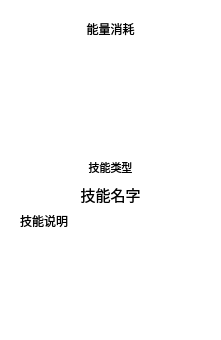
<?xml version="1.0" encoding="UTF-8"?>
<ui version="4.0">
 <class>CardWidget</class>
 <widget class="QWidget" name="CardWidget">
  <property name="geometry">
   <rect>
    <x>0</x>
    <y>0</y>
    <width>221</width>
    <height>340</height>
   </rect>
  </property>
  <property name="focusPolicy">
   <enum>Qt::NoFocus</enum>
  </property>
  <property name="windowTitle">
   <string>Form</string>
  </property>
  <property name="styleSheet">
   <string notr="true">QWidget#CardWidget{padding:0px;border:0px;background: transparent;}
</string>
  </property>
  <layout class="QVBoxLayout" name="verticalLayout_2">
   <property name="spacing">
    <number>0</number>
   </property>
   <property name="leftMargin">
    <number>0</number>
   </property>
   <property name="topMargin">
    <number>0</number>
   </property>
   <property name="rightMargin">
    <number>0</number>
   </property>
   <property name="bottomMargin">
    <number>0</number>
   </property>
   <item>
    <widget class="QWidget" name="widget" native="true">
     <property name="mouseTracking">
      <bool>false</bool>
     </property>
     <property name="styleSheet">
      <string notr="true">QWidget#widget{border-image: url(:/cardImg/武侠卡牌网游ui素材-教主日记ui素材-UI 场景 raid_爱给网_aigei_com.png);}</string>
     </property>
     <layout class="QVBoxLayout" name="verticalLayout" stretch="1,6,1,1,6">
      <property name="leftMargin">
       <number>20</number>
      </property>
      <property name="topMargin">
       <number>20</number>
      </property>
      <property name="rightMargin">
       <number>20</number>
      </property>
      <property name="bottomMargin">
       <number>20</number>
      </property>
      <item>
       <widget class="QLabel" name="consume">
        <property name="text">
         <string>能量消耗</string>
        </property>
        <property name="alignment">
         <set>Qt::AlignCenter</set>
        </property>
       </widget>
      </item>
      <item>
       <widget class="QLabel" name="img">
        <property name="styleSheet">
         <string notr="true">border-image: url(:/cardImg/6af89bc8gw1f8od7wwm32j206o04qglj.jpg);</string>
        </property>
        <property name="text">
         <string/>
        </property>
       </widget>
      </item>
      <item>
       <widget class="QLabel" name="type">
        <property name="font">
         <font>
          <family>微软雅黑</family>
          <pointsize>8</pointsize>
         </font>
        </property>
        <property name="text">
         <string>技能类型</string>
        </property>
        <property name="alignment">
         <set>Qt::AlignCenter</set>
        </property>
       </widget>
      </item>
      <item>
       <widget class="QLabel" name="name">
        <property name="sizePolicy">
         <sizepolicy hsizetype="Preferred" vsizetype="Fixed">
          <horstretch>0</horstretch>
          <verstretch>0</verstretch>
         </sizepolicy>
        </property>
        <property name="font">
         <font>
          <family>微软雅黑</family>
          <pointsize>11</pointsize>
         </font>
        </property>
        <property name="text">
         <string>技能名字</string>
        </property>
        <property name="textFormat">
         <enum>Qt::AutoText</enum>
        </property>
        <property name="scaledContents">
         <bool>true</bool>
        </property>
        <property name="alignment">
         <set>Qt::AlignHCenter|Qt::AlignTop</set>
        </property>
        <property name="wordWrap">
         <bool>true</bool>
        </property>
       </widget>
      </item>
      <item>
       <widget class="QLabel" name="description">
        <property name="font">
         <font>
          <family>微软雅黑</family>
         </font>
        </property>
        <property name="text">
         <string>技能说明</string>
        </property>
        <property name="alignment">
         <set>Qt::AlignLeading|Qt::AlignLeft|Qt::AlignTop</set>
        </property>
        <property name="wordWrap">
         <bool>true</bool>
        </property>
       </widget>
      </item>
     </layout>
    </widget>
   </item>
  </layout>
 </widget>
 <resources/>
 <connections/>
</ui>
